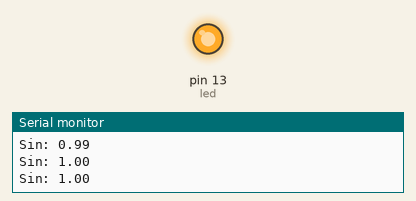
Bench run of a sketch on a simulated Arduino Uno, built with avr-gcc and run on an emulated ATmega328P. On the bench: output pins drawn as LEDs (lit = HIGH), the last lines printed to the serial monitor. The ROS host is connected and sends only what is stated.

Above: at 7.7 s.
At 23.3 s:
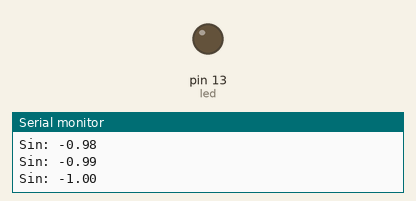
Timing chart, 0 to 41.0 s (numbered marks = the images above):
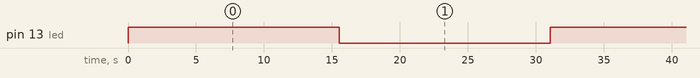

The sketch:

sinus_arduino.ino
```cpp
//include math Library for sinus function
#include <math.h>

//include ros Libraries
#include <ros.h>
#include <std_msgs/Float32.h>

//Define Ros Node
ros::NodeHandle  nh;

//We need to instantiate the publishers and subscribers that we will be using.
//Here we instantiate a Publisher with a topic name of "sinus"
std_msgs::Float32 ros_sin_msg;
ros::Publisher pub_sin("sinus", &ros_sin_msg);


const float myPI = 3.141593; //Define Pi value
float alpha = 0;  //Define a new variable for get angle value
int led = 13; //Set into a variable the pin number for led


void setup() {
  // initialize serial communication at 9600 bits per second:
  Serial.begin(9600);

  //Init Node Object
  //We need to initialize ROS node handle,
  //advertise any topics being published, and subscribe to any topics we wish to listen to.
  nh.initNode();
  nh.advertise(pub_sin);

  //Define pin led as OUTPUT
  pinMode(led, OUTPUT);

}

// the loop routine runs over and over again forever:
void loop() {
  //increase aplha value
  alpha = alpha + 0.1;

  //if aplpha > 2 pi then reset to 0
  if(alpha > 2*myPI) alpha = 0 ;

  if (alpha>myPI)
      digitalWrite(led, LOW); //turn the LED off
  else
      digitalWrite(led, HIGH); //turn the LED on

  //Assign data message value
  ros_sin_msg.data = sin(alpha);

  //publish message. Here the Node publish the sinus value
  pub_sin.publish(&ros_sin_msg);

  //Here with spinOnce all ROS communication callbacks are handled.
  nh.spinOnce();

  //Show on terminal
  Serial.print("Sin: ");Serial.println(sin(alpha));

  //sleep
  delay(500);        // delay in between reads for stability
}
```

Measured:
- by itself, pin 13 (led): alternates HIGH for 16.0 s and LOW for 15.5 s
